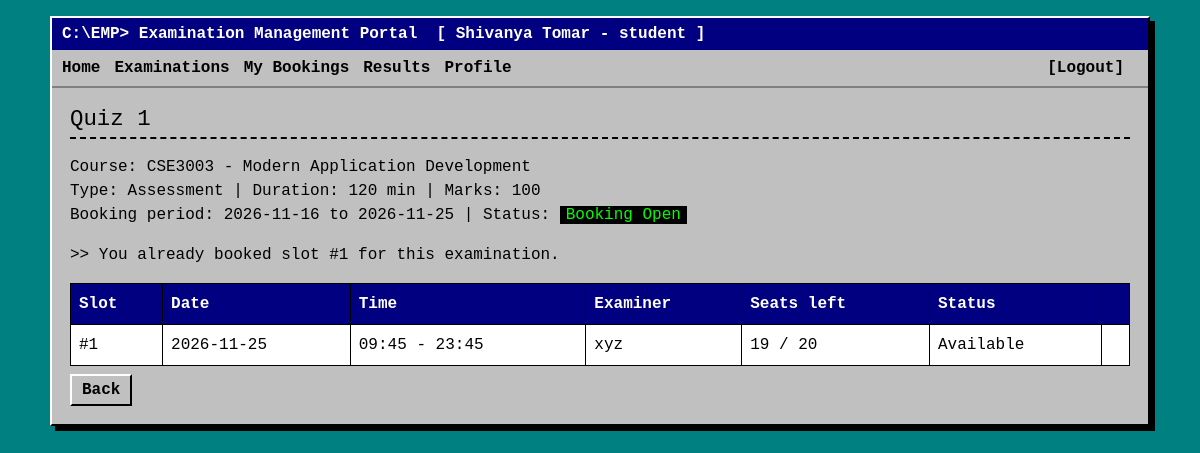
Page /student/exam/1 (signed in) on the committed database.
### models.py (models this page shows, shortened)
class Exam(db.Model):
    id = db.Column(db.Integer, primary_key=True)
    course_id = db.Column(db.Integer, db.ForeignKey("course.id"), nullable=False)
    examiner_id = db.Column(db.Integer, db.ForeignKey("user.id"))
    name = db.Column(db.String(100), nullable=False)
    exam_type = db.Column(db.String(30), nullable=False)
    duration = db.Column(db.Integer, nullable=False)
    max_marks = db.Column(db.Integer, nullable=False)
    slot_start = db.Column(db.Date, nullable=False)
    slot_end = db.Column(db.Date, nullable=False)
    book_start = db.Column(db.Date, nullable=False)
    book_end = db.Column(db.Date, nullable=False)
    status = db.Column(db.String(20), default="Draft")
    course = db.relationship("Course", backref="exams")
    examiner = db.relationship("User")
    def can_book(self):
        return self.status == "Booking Open" and self.book_start <= date.today() <= self.book_end

class Course(db.Model):
    id = db.Column(db.Integer, primary_key=True)
    code = db.Column(db.String(20), unique=True, nullable=False)
    name = db.Column(db.String(100), nullable=False)
    description = db.Column(db.String(300))
    status = db.Column(db.String(20), default="Active")       # Active/Inactive

class Booking(db.Model):
    id = db.Column(db.Integer, primary_key=True)
    student_id = db.Column(db.Integer, db.ForeignKey("user.id"), nullable=False)
    slot_id = db.Column(db.Integer, db.ForeignKey("slot.id"), nullable=False)
    exam_id = db.Column(db.Integer, db.ForeignKey("exam.id"), nullable=False)
    booking_date = db.Column(db.Date, default=date.today)
    status = db.Column(db.String(20), default="Booked")       # Booked / Cancelled / Completed
    total = db.Column(db.Float)
    remarks = db.Column(db.String(500))
    student = db.relationship("User")
    slot = db.relationship("Slot", backref="bookings")
    exam = db.relationship("Exam")

class Slot(db.Model):
    id = db.Column(db.Integer, primary_key=True)
    exam_id = db.Column(db.Integer, db.ForeignKey("exam.id"), nullable=False)
    examiner_id = db.Column(db.Integer, db.ForeignKey("user.id"), nullable=False)
    slot_date = db.Column(db.Date, nullable=False)
    start_time = db.Column(db.String(5), nullable=False)      # hour:min
    end_time = db.Column(db.String(5), nullable=False)
    capacity = db.Column(db.Integer, nullable=False)
    status = db.Column(db.String(20), default="Available")
    exam = db.relationship("Exam", backref="slots")
    examiner = db.relationship("User")
    def booked(self):
        return Booking.query.filter(Booking.slot_id == self.id,
                                    Booking.status.in_(["Booked", "Completed"])).count()
    def seats_left(self):
        return self.capacity - self.booked()

class User(db.Model):
    id = db.Column(db.Integer, primary_key=True)
    email = db.Column(db.String(100), unique=True, nullable=False)
    password = db.Column(db.String(200), nullable=False)
    name = db.Column(db.String(100), nullable=False)
    phone = db.Column(db.String(20))
    department = db.Column(db.String(100))
    role = db.Column(db.String(20), nullable=False)
    status = db.Column(db.String(20), default="Active") # for examiners it will tel Pending/Approved/Deactivated

### routes/student.py (the view)
@student.route("/exam/<int:id>")
@login_required("student")
def exam_detail(id):
    exam = db.get_or_404(Exam, id)
    slots = Slot.query.filter_by(exam_id=id).order_by(Slot.slot_date, Slot.start_time).all()
    already = Booking.query.filter(Booking.student_id == me(), Booking.exam_id == id,
                                   Booking.status.in_(["Booked", "Completed"])).first()
    return render_template("student/exam_detail.html", exam=exam, slots=slots, already=already)

### app.py (called while the page is built)
@app.context_processor
def inject_user():
    return {"role": session.get("role"), "user_name": session.get("name")}

### helpers.py (called while the page is built)
def login_required(role):
    def decorator(page):
        @wraps(page)
        def wrapper(*args, **kwargs):
            if session.get("role") != role:
                flash("Please log in with the correct account.")
                return redirect(url_for("auth.login"))
            return page(*args, **kwargs)
        return wrapper
    return decorator

### routes/student.py (called while the page is built)
def me():
    return session["user_id"]

### templates/student/exam_detail.html (shortened to what this page needs)
{% extends "base.html" %}
{% block content %}
<h2>{{ exam.name }}</h2>
<p>
  Course: {{ exam.course.code }} - {{ exam.course.name }}<br>
  Type: {{ exam.exam_type }} | Duration: {{ exam.duration }} min | Marks: {{ exam.max_marks }}<br>
  Booking period: {{ exam.book_start }} to {{ exam.book_end }} | Status: <span class="tag">{{ exam.status }}</span>
</p>
{% if already %}<p>&gt;&gt; You already booked slot #{{ already.slot_id }} for this examination.</p>{% endif %}
<table class="table table-bordered">
  <tr><th>Slot</th><th>Date</th><th>Time</th><th>Examiner</th><th>Seats left</th><th>Status</th><th></th></tr>
  {% for s in slots %}
  <tr>
    <td>#{{ s.id }}</td><td>{{ s.slot_date }}</td><td>{{ s.start_time }} - {{ s.end_time }}</td>
    <td>{{ s.examiner.name }}</td><td>{{ s.seats_left() }} / {{ s.capacity }}</td><td>{{ s.status }}</td>
    <td>
    </td>
  </tr>
  {% else %}
  <tr><td colspan="7">No slots created yet.</td></tr>
  {% endfor %}
</table>
<a class="btn" href="{{ url_for('student.exams') }}">Back</a>
{% endblock %}

### static/style.css (style rules this page uses)
html { background: #008080; color-scheme: only light; }
body { background: #008080; min-height: 100vh; font-family: "Courier New", Courier, monospace; color: #000; padding: 16px; }
h2 { font-size: 1.4rem; border-bottom: 2px dashed #000; padding-bottom: 4px; margin-bottom: 16px; }
a { color: #0000ee; }
.btn { background: #c0c0c0; color: #000; border: 2px solid; border-color: #fff #000 #000 #fff; border-radius: 0; font-family: inherit; font-weight: bold; padding: 2px 10px; }
.table { background: #fff; border-color: #000; margin-bottom: 8px; }
.table th { background: #000080; color: #fff; }
.tag { background: #000; color: #0f0; padding: 0 6px; }

### rows in the picture
Exam: name "Quiz 1", exam_type "Assessment", duration "120", max_marks "100", book_start "2026-11-16", book_end "2026-11-25", status "Booking Open"
Course: course.code "CSE3003", course.name "Modern Application Development"
Booking: slot_id "1"
Slot: id "1", slot_date "2026-11-25", start_time "09:45", end_time "23:45", examiner.name "xyz", seats_left "19", capacity "20", status "Available"

### other values in the picture
{{ user_name }} "Shivanya Tomar"
{{ role }} "student"
